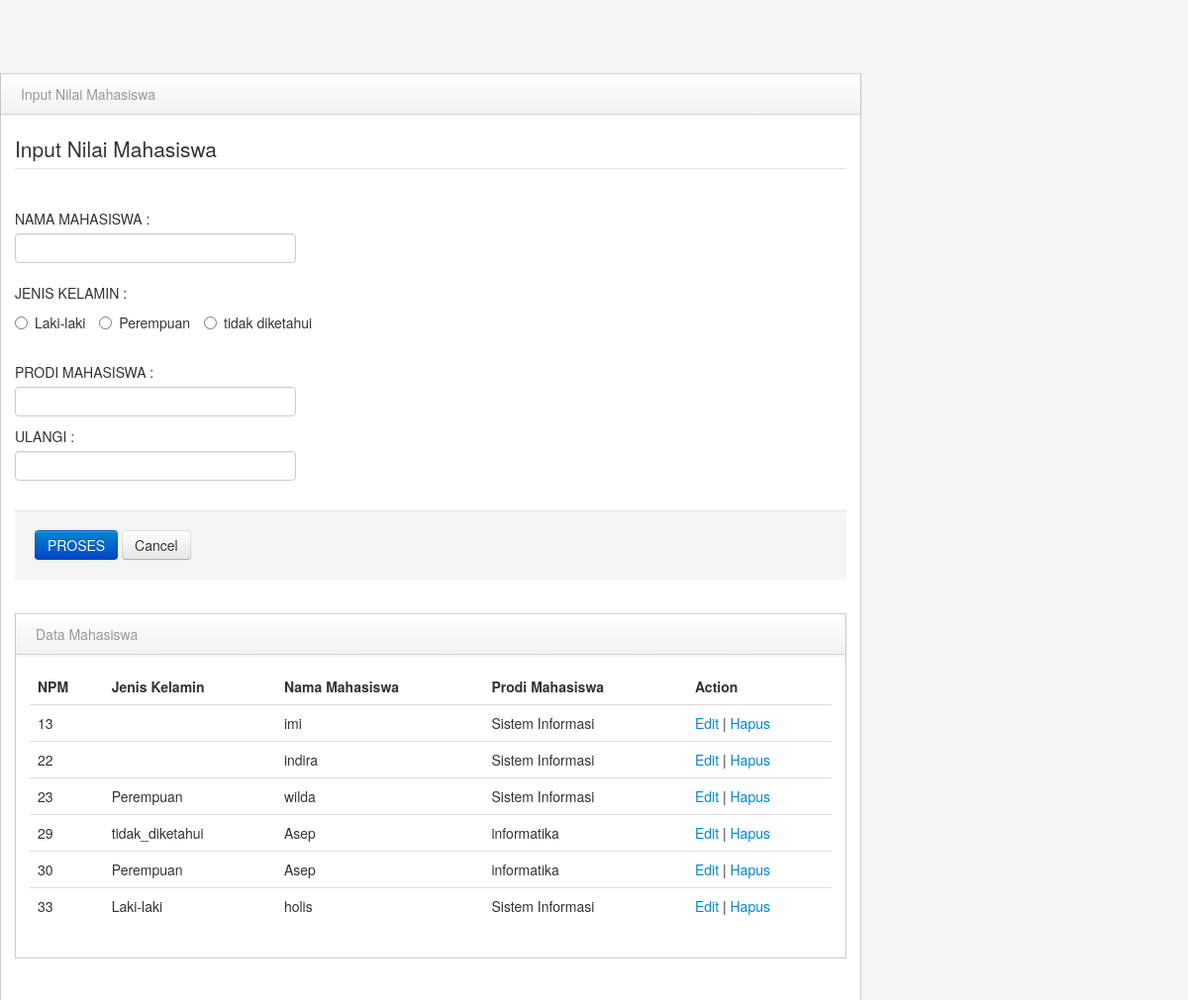
The app's page /pertemuan12.php with its own data.
### tables this page shows
CREATE TABLE `mahasiswa` (
  `id` int(8) NOT NULL,
  `jenis_kelamin` varchar(20) NOT NULL,
  `nama_mahasiswa` varchar(255) NOT NULL,
  `prodi` varchar(255) NOT NULL
);

### tampil-data.php (called while the page is built)
<?php
include "koneksi.php";
$proses = mysqli_query($koneksi, "SELECT * FROM mahasiswa") or die (mysqli_error($koneksi));
?>

### pertemuan12.php (the view, shortened to what this page needs)
<?php
  include "tampil-data.php";
  include "edit-data.php";
  $data_edit = mysqli_fetch_assoc($proses_ambil);
?>
<!DOCTYPE html>
<html lang="en">
    <head>
        <link href="library/bootstrap/css/bootstrap.min.css" rel="stylesheet" media="screen">
        <link href="library/bootstrap/css/bootstrap-responsive.min.css" rel="stylesheet" media="screen">
        <link href="library/assets/styles.css" rel="stylesheet" media="screen">
    </head>
        <body>
            <div class="span9" id="content">
                    <div class="row-fluid">
                        <div class="block">
                            <div class="navbar navbar-inner block-header">
                                <div class="muted pull-left">Input Nilai Mahasiswa</div>
                            </div>
                            <div class="block-content collapse in">
                                <div class="span12">
                                <?php
                                    if (isset($_GET['id']) && $_GET['id'] != ''){
                                ?>
                                    <form action="edit-data.php?id=<?php echo $data_edit['id'] ?>&proses=1" method="POST">
                                <?php
                                    }else{
                                ?>
                                  <form action="proses-pertemuan12.php" method="POST">
                                <?php
                                    }
                                ?>
                                      <fieldset>
                                        <legend>Input Nilai Mahasiswa</legend>
                                        <div class="control-group">
                                          <label class="control-label" for="nama">NAMA MAHASISWA : </label>
                                          <div class="controls">
                                            <input type="text" class="input-xlarge focused" id="nama" name="nama"
                                            value="<?php if (isset($data_edit['nama_mahasiswa']) && $data_edit['nama_mahasiswa'] != "") echo $data_edit['nama_mahasiswa']; ?>">
                                          </div>
                                        </div>
                                        <div class="control-group">
                                          <label class="control-label" for="jkelamin">JENIS KELAMIN : </label>
                                          <div class="controls">
                                            <label class="radio inline">
                                              <input type="radio" name="jkelamin" id="jkelamin" value="Laki-laki"
                                              <?php if (isset($data_edit['jenis_kelamin']) && $data_edit['jenis_kelamin'] == 'Laki-laki') echo 'checked'; ?>> Laki-laki
                                            </label>
                                            <label class="radio inline">
                                              <input type="radio" name="jkelamin" id="jkelamin" value="Perempuan"
                                              <?php if (isset($data_edit['jenis_kelamin']) && $data_edit['jenis_kelamin'] == 'Perempuan') echo 'checked'; ?>> Perempuan
                                            </label>
                                            <label class="radio inline">
                                              <input type="radio" name="jkelamin" id="jkelamin" value="tidak_diketahui"
                                              <?php if (isset($data_edit['jenis_kelamin']) && $data_edit['jenis_kelamin'] == 'tidak diketahui') echo 'checked'; ?>> tidak diketahui
                                            </label>
                                          </div>
                                        </div>
                                      <br>
                                        <div class="control-group">
                                              <label class="control-label" for="prodi ">PRODI MAHASISWA : </label>
                                              <div class="controls">
                                                <input type="text" class="input-xlarge focused" id="prodi" name="prodi"
                                                value="<?php if (isset($data_edit['prodi']) && $data_edit['prodi'] != "") echo $data_edit['prodi'];?>">
                                          </div>
                                        <div class="control-group">
                                          <label class="control-label" for="ulangi">ULANGI : </label>
                                          <div class="controls">
                                            <input type="text" class="input-xlarge focused" id="ulangi" name="ulangi" value=""\>
                                            </div>
                                        </div>
                                        <div class="form-actions">
                                          <button type="submit" class="btn btn-primary">PROSES</button>
                                          <button type="reset" class="btn">Cancel</button>
                                        </div>
                                </form>
                                </div>
                                <div class="row-fluid">
                        <div class="block">
                            <div class="navbar navbar-inner block-header">
                                <div class="muted pull-left">Data Mahasiswa</div>
                            </div>
                            <div class="block-content collapse in">
                                <div class="span12">
  									<table class="table">
						              <thead>
						                <tr>
						                  <th>NPM</th>
                              <th> Jenis Kelamin</th>
						                  <th>Nama Mahasiswa</th>
						                  <th>Prodi Mahasiswa</th>
						                  <th>Action</th>
						                </tr>
						              </thead>
						              <tbody>
                          <?php
                                while($data = mysqli_fetch_assoc($proses)){
                          ?>
						                <tr>
						                  <td><?php echo $data['id'] ?></td>
						                  <td><?php echo $data['jenis_kelamin'] ?></td>
						                  <td><?php echo $data['nama_mahasiswa'] ?></td>
						                  <td><?php echo $data['prodi'] ?></td>
						                  <td><a href="pertemuan12.php?id=<?php echo $data['id']; ?>"> Edit </a>|
						                  <a href="hapus-data.php?id=<?php echo $data['id']; ?>"> Hapus </a></td>
						                </tr>
						              <?php
                                }
                          ?>
						              </tbody>
						            </table>
                                </div>
                            </div>
                        </div>
                    </div>
                            </div>
                        </div>
                    </div>
            </div>
        </body>
</html>

### library/assets/styles.css (style rules this page uses)
body { padding-top: 0; padding-bottom: 40px; background-color: #f5f5f5; }
@media (min-width: 979px) { body { padding-top: 60px; } }
#content { margin-left:0px; }
.block { border: 1px solid #ccc; background: white; margin: 1em 0em; border-top: none; }
.block-content { margin: 1em; min-height: .25em; }
.block-header { margin-bottom: 0px; border-right: none; border-left: none; -webkit-border-radius: 0px; -moz-border-radius: 0px; border-radius: 0px; }
.block-header div { padding-top: 10px; }

### records on screen
mahasiswa: id "13", nama_mahasiswa "imi", prodi "Sistem Informasi"
mahasiswa: id "22", nama_mahasiswa "indira", prodi "Sistem Informasi"
mahasiswa: id "23", jenis_kelamin "Perempuan", nama_mahasiswa "wilda", prodi "Sistem Informasi"
mahasiswa: id "29", jenis_kelamin "tidak_diketahui", nama_mahasiswa "Asep", prodi "informatika"
mahasiswa: id "30", jenis_kelamin "Perempuan", nama_mahasiswa "Asep", prodi "informatika"
mahasiswa: id "33", jenis_kelamin "Laki-laki", nama_mahasiswa "holis", prodi "Sistem Informasi"
